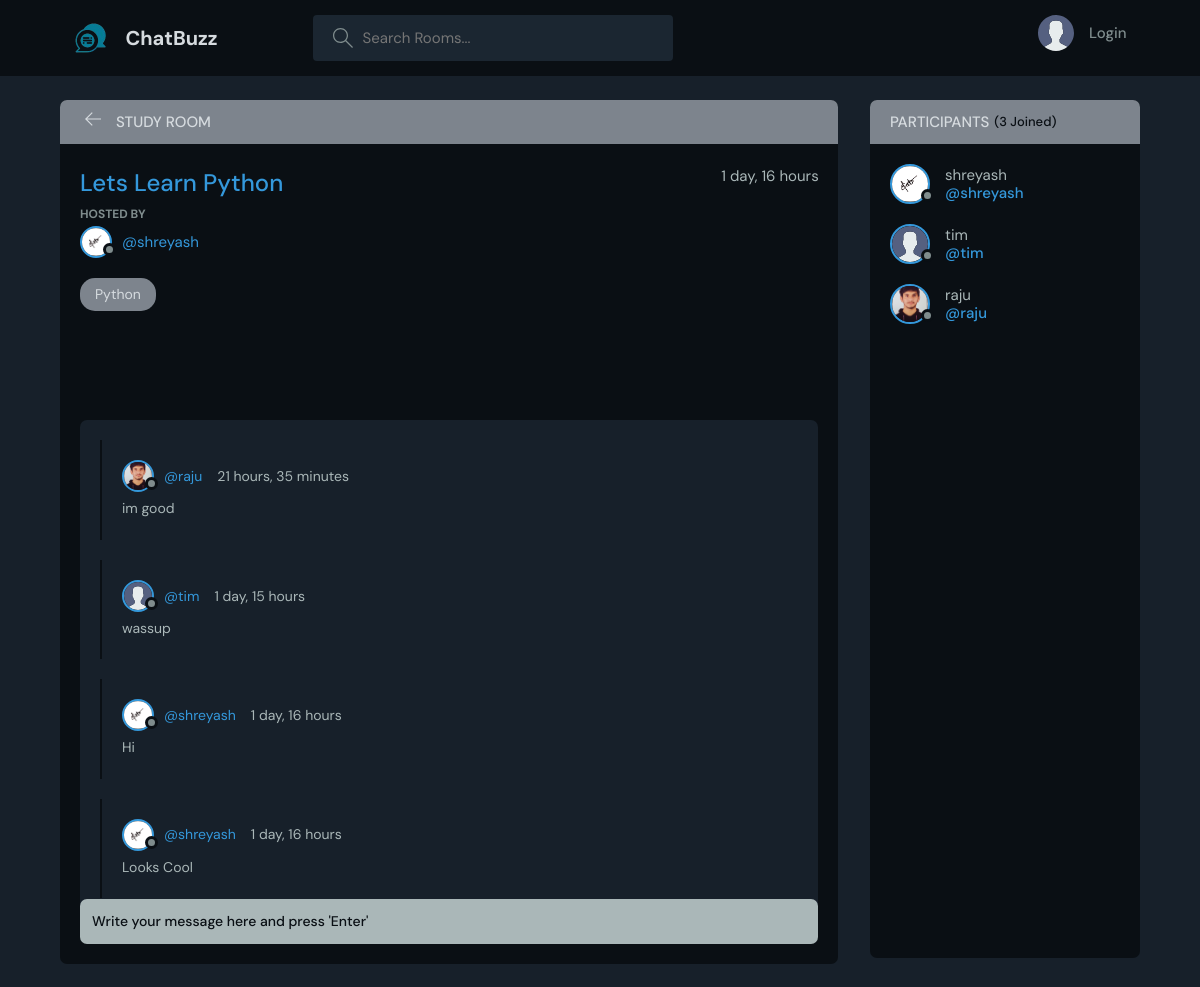
The page /room/1/ on the database its author committed.
### base/models.py (models this page shows, shortened)
class Room(models.Model):
    host = models.ForeignKey(User, on_delete=models.SET_NULL, null=True)
    topic = models.ForeignKey(Topic, on_delete=models.SET_NULL, null=True)
    name = models.CharField(max_length=200)
    description= models.TextField(null=True, blank=True)
    participants = models.ManyToManyField(User, related_name='partcipants', blank=True)
    updated = models.DateTimeField(auto_now=True)
    created = models.DateTimeField(auto_now_add=True)
    class Meta:
        ordering = ['-updated', '-created']

class User(AbstractUser):
    name = models.CharField(max_length=200, null=True)
    email = models.EmailField(unique=True, null=True)
    bio = models.TextField(null=True)
    avatar = models.ImageField(null=True, default="avatar.svg")
    USERNAME_FIELD = 'email'
    REQUIRED_FIELDS = []

class Topic(models.Model):
    name = models.CharField(max_length=200)
    def __str__(self):
        return self.name

class Message(models.Model):
    user = models.ForeignKey(User, on_delete=models.CASCADE)
    room = models.ForeignKey(Room, on_delete=models.CASCADE)
    body = models.TextField()
    updated = models.DateTimeField(auto_now=True)
    created = models.DateTimeField(auto_now_add=True)
    class Meta:
        ordering = ['-updated', '-created']

### base/views.py (the view, shortened to what this page needs)
# urls.py: path('room/<str:pk>/', views.room, name = "room"),
def room(request,pk):
    room = Room.objects.get(id=pk)
    room_messages = room.message_set.all()
    participants = room.participants.all()
    context = {'room':room, 'room_messages':room_messages, 'participants':participants}
    return render(request,'base/room.html', context)

### base/templates/base/room.html (shortened to what this page needs)
{% extends 'main.html'%}
{% block content %}
    <main class="profile-page layout layout--2">
      <div class="container">
        <div class="room">
          <div class="room__top">
            <div class="room__topLeft">
              <a href="{% url 'home' %}">
                <svg version="1.1" xmlns="http://www.w3.org/2000/svg" width="32" height="32" viewBox="0 0 32 32">
                  <title>arrow-left</title>
                  <path
                    d="M13.723 2.286l-13.723 13.714 13.719 13.714 1.616-1.611-10.96-10.96h27.625v-2.286h-27.625l10.965-10.965-1.616-1.607z"
                  ></path>
                </svg>
              </a>
              <h3>Study Room</h3>
            </div>
          </div>
          <div class="room__box scroll">
            <div class="room__header scroll">
              <div class="room__info">
                <h3>{{room.name}}</h3>
                <span> {{room.created|timesince}} </span>
              </div>
              <div class="room__hosted">
                <p>Hosted By</p>
                <a href="{% url 'user-profile' room.host.id %}" class="room__author">
                  <div class="avatar avatar--small">
                    <img src="{{room.host.avatar.url}}" />
                  </div>
                  <span>@{{room.host.username}}</span>
                </a>
              </div>
              <span class="room__topics">{{room.topic}}</span>
            </div>
            <div class="room__conversation">
              <div class="threads scroll">
                {% for message in room_messages %}
                <div class="thread">
                  <div class="thread__top">
                    <div class="thread__author">
                      <a href="{% url 'user-profile' message.user.id %}" class="thread__authorInfo">
                        <div class="avatar avatar--small">
                          <img src="{{message.user.avatar.url}}" />
                        </div>
                        <span>@{{message.user.username}}</span>
                      </a>
                      <span class="thread__date">{{message.created|timesince}}</span>
                    </div>
                  </div>
                  <div class="thread__details">
                    {{message.body}}
                  </div>
                </div>
                {%endfor%}
              </div>
            </div>
          </div>
          <div class="room__message">
            <form action="" method="POST" >
              <input name="body" placeholder="Write your message here and press 'Enter'" />
            </form>
          </div>
        </div>
        <div class="participants">
          <h3 class="participants__top">Participants <span>({{participants.count}} Joined)</span></h3>
          <div class="participants__list scroll">
            {% for user in participants %}
            <a href="{% url 'user-profile' user.id %}" class="participant">
              <div class="avatar avatar--medium">
                <img src="{{user.avatar.url}}" />
              </div>
              <p>
                {{user.username}}
                <span>@{{user.username}}</span>
              </p>
            </a>
            {% endfor %}
          </div>
        </div>
      </div>
    </main>
{% endblock content %}

### rows shown on the page
Room: name "Lets Learn Python", created "1 day, 16 hours", host.avatar (picture), host.username "shreyash", topic "Python"
Message: user.avatar (picture), user.username "raju", created "21 hours, 35 minutes", body "im good"
Message: user.avatar (placeholder picture), user.username "tim", created "1 day, 15 hours", body "wassup"
Message: user.avatar (picture), user.username "shreyash", created "1 day, 16 hours", body "Hi"
Message: user.avatar (picture), user.username "shreyash", created "1 day, 16 hours", body "Looks Cool"
User: avatar (picture), username "shreyash"
User: avatar (placeholder picture), username "tim"
User: avatar (picture), username "raju"

### other values the page prints
{{ participants.count }} "3"
